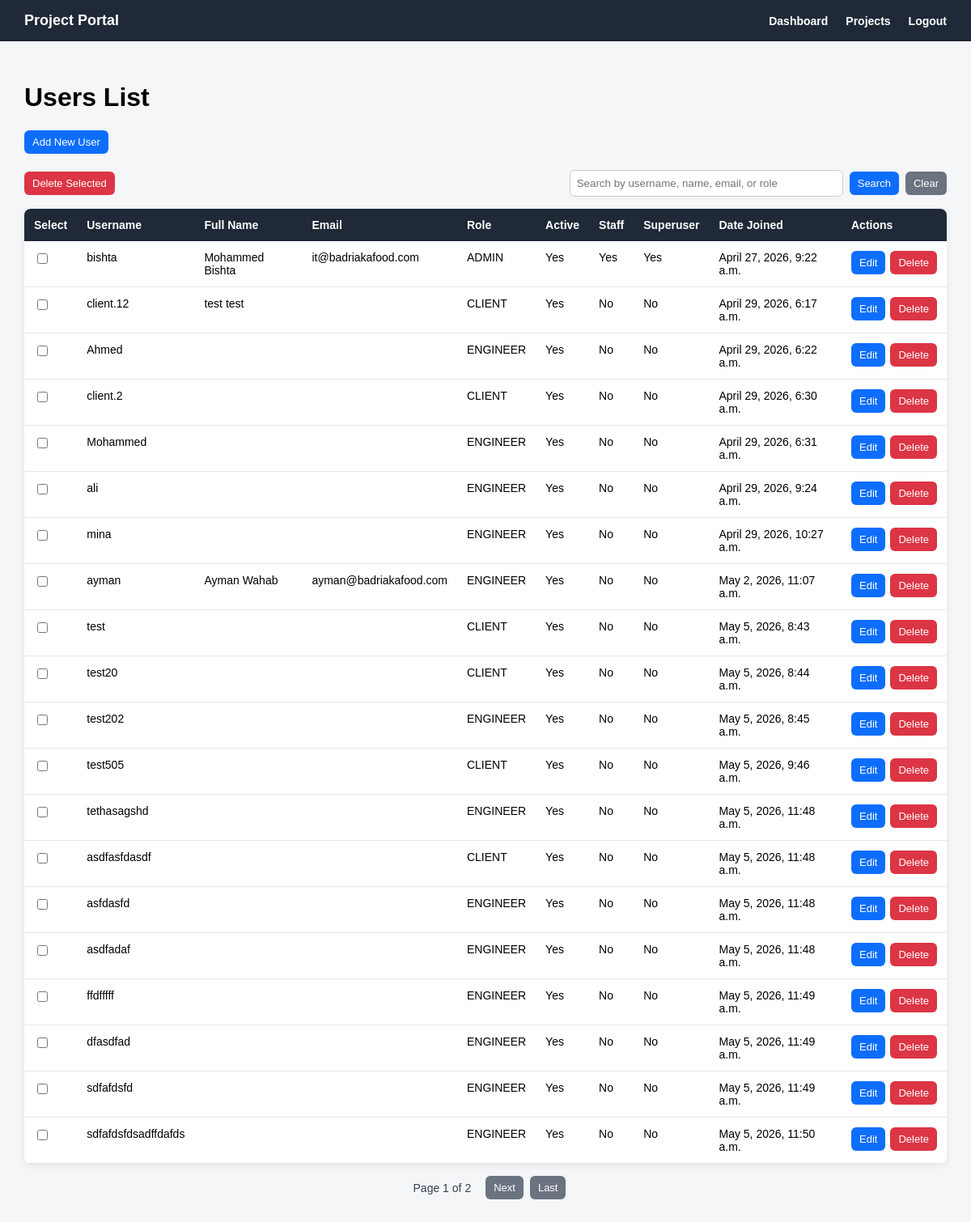
Screenshot of /accounts/users/ (signed in) with the database file from the repository.
### accounts/models.py (models this page shows)
class User(AbstractUser):
    class Role(models.TextChoices):
        ADMIN = 'ADMIN', 'Admin'
        ENGINEER = 'ENGINEER', 'Engineer'
        CLIENT = 'CLIENT', 'Client'
    role = models.CharField(
        max_length=20,
        choices=Role.choices,
        default=Role.CLIENT
    )

### accounts/views.py (the view, shortened to what this page needs)
# urls.py: path('users/', user_list_view, name='user_list'),
@login_required
def user_list_view(request):
    if request.user.role != 'ADMIN':
        return redirect('accounts:dashboard')
    users = User.objects.all()
    search_query = request.GET.get('q')
    paginator = Paginator(users, 20)
    page_number = request.GET.get('page')
    page_obj = paginator.get_page(page_number)
    return render(request, 'accounts/user_list.html', {
        'users': page_obj,
        'page_obj': page_obj,
        'search_query': search_query,
    })

### templates/accounts/user_list.html (shortened to what this page needs)
{% extends 'base.html' %}
{% block content %}
<div class="page-header">
    <h1>Users List</h1>
    <a href="{% url 'accounts:user_add' %}" class="btn btn-primary">
        Add New User
    </a>
</div>
{% if users %}
    <div class="top-actions-row">
        <button type="submit" form="bulkDeleteUsersForm" class="btn btn-danger">
            Delete Selected
        </button>
        <div class="search-box">
            <input type="text"
                   id="userSearchInput"
                   value="{{ search_query|default:'' }}"
                   placeholder="Search by username, name, email, or role"
                   onkeydown="if(event.key === 'Enter'){ event.preventDefault(); searchUsers(); }">
            <button type="button" class="btn btn-primary" onclick="searchUsers()">
                Search
            </button>
            <a href="{% url 'accounts:user_list' %}" class="btn btn-secondary">
                Clear
            </a>
        </div>
    </div>
    <table class="users-table">
        <tr>
            <th>Select</th>
            <th>Username</th>
            <th>Full Name</th>
            <th>Email</th>
            <th>Role</th>
            <th>Active</th>
            <th>Staff</th>
            <th>Superuser</th>
            <th>Date Joined</th>
            <th>Actions</th>
        </tr>
        {% for user_item in users %}
            <tr>
                <td>
                    <input type="checkbox"
                           name="selected_users"
                           value="{{ user_item.pk }}"
                           form="bulkDeleteUsersForm">
                </td>
                <td>{{ user_item.username }}</td>
                <td>{{ user_item.first_name }} {{ user_item.last_name }}</td>
                <td>{{ user_item.email }}</td>
                <td>{{ user_item.role }}</td>
                <td>
                    {% if user_item.is_active %}
                        Yes
                    {% else %}
                        No
                    {% endif %}
                </td>
                <td>
                    {% if user_item.is_staff %}
                        Yes
                    {% else %}
                        No
                    {% endif %}
                </td>
                <td>
                    {% if user_item.is_superuser %}
                        Yes
                    {% else %}
                        No
                    {% endif %}
                </td>
                <td>{{ user_item.date_joined }}</td>
                <td>
                    <div class="table-actions">
                        <a href="{% url 'accounts:user_edit' user_item.pk %}" class="btn btn-primary">
                            Edit
                        </a>
                        <form method="post"
                              action="{% url 'accounts:user_delete' user_item.pk %}"
                              style="margin: 0;"
                              onsubmit="return confirm('Are you sure you want to delete this user?');">
                            <button type="submit" class="btn btn-danger">
                                Delete
                            </button>
                        </form>
                    </div>
                </td>
            </tr>
        {% endfor %}
    </table>
    {% if page_obj.has_other_pages %}
        <div class="pagination">
            <span>
                Page {{ page_obj.number }} of {{ page_obj.paginator.num_pages }}
            </span>
            {% if page_obj.has_next %}
                <a class="btn btn-secondary"
                   href="?page={{ page_obj.next_page_number }}{% if search_query %}&q={{ search_query }}{% endif %}">
                    Next
                </a>
                <a class="btn btn-secondary"
                   href="?page={{ page_obj.paginator.num_pages }}{% if search_query %}&q={{ search_query }}{% endif %}">
                    Last
                </a>
            {% endif %}
        </div>
    {% endif %}
{% endif %}
{% endblock %}

### templates/base.html (style rules this page uses)
body { margin: 0; font-family: Arial, sans-serif; background: #f4f6f8; }

### templates/accounts/user_list.html (style rules this page uses)
.page-header { margin-bottom: 20px; }
.users-table { width: 100%; border-collapse: collapse; background: white; border-radius: 8px; overflow: hidden; box-shadow: 0 2px 8px rgba(0, 0, 0, 0.08); }
.users-table th { background: #1f2937; color: white; text-align: left; padding: 12px; font-size: 14px; }
.users-table td { padding: 12px; border-bottom: 1px solid #e5e7eb; vertical-align: top; font-size: 14px; }
.btn { display: inline-block; border: none; padding: 7px 10px; border-radius: 6px; cursor: pointer; text-decoration: none; font-size: 13px; }
.btn-primary { background: #0d6efd; color: white !important; }
.btn-danger { background: #dc3545; color: white !important; }
.btn-secondary { background: #6b7280; color: white !important; }
.table-actions { display: flex; gap: 6px; align-items: center; }
.top-actions-row { display: flex; justify-content: space-between; align-items: center; margin-bottom: 15px; gap: 15px; }
.search-box { display: flex; gap: 8px; align-items: center; }
.search-box input { padding: 8px; width: 320px; border: 1px solid #ccc; border-radius: 6px; }
.pagination { margin-top: 15px; display: flex; justify-content: center; align-items: center; gap: 8px; flex-wrap: wrap; }
.pagination span { font-size: 14px; color: #374151; padding: 7px 10px; }

### rows the page displays
User: username "bishta", first_name "Mohammed", last_name "Bishta", email "it@badriakafood.com", role "ADMIN", is_active "Yes", is_staff "Yes", is_superuser "Yes", date_joined "April 27, 2026, 9:22 a.m."
User: username "client.12", first_name "test", last_name "test", role "CLIENT", is_active "Yes", is_staff "No", is_superuser "No", date_joined "April 29, 2026, 6:17 a.m."
User: username "Ahmed", role "ENGINEER", is_active "Yes", is_staff "No", is_superuser "No", date_joined "April 29, 2026, 6:22 a.m."
User: username "client.2", role "CLIENT", is_active "Yes", is_staff "No", is_superuser "No", date_joined "April 29, 2026, 6:30 a.m."
User: username "Mohammed", role "ENGINEER", is_active "Yes", is_staff "No", is_superuser "No", date_joined "April 29, 2026, 6:31 a.m."
User: username "ali", role "ENGINEER", is_active "Yes", is_staff "No", is_superuser "No", date_joined "April 29, 2026, 9:24 a.m."
User: username "mina", role "ENGINEER", is_active "Yes", is_staff "No", is_superuser "No", date_joined "April 29, 2026, 10:27 a.m."
User: username "ayman", first_name "Ayman", last_name "Wahab", email "ayman@badriakafood.com", role "ENGINEER", is_active "Yes", is_staff "No", is_superuser "No", date_joined "May 2, 2026, 11:07 a.m."
User: username "test", role "CLIENT", is_active "Yes", is_staff "No", is_superuser "No", date_joined "May 5, 2026, 8:43 a.m."
User: username "test20", role "CLIENT", is_active "Yes", is_staff "No", is_superuser "No", date_joined "May 5, 2026, 8:44 a.m."
User: username "test202", role "ENGINEER", is_active "Yes", is_staff "No", is_superuser "No", date_joined "May 5, 2026, 8:45 a.m."
User: username "test505", role "CLIENT", is_active "Yes", is_staff "No", is_superuser "No", date_joined "May 5, 2026, 9:46 a.m."
User: username "tethasagshd", role "ENGINEER", is_active "Yes", is_staff "No", is_superuser "No", date_joined "May 5, 2026, 11:48 a.m."
User: username "asdfasfdasdf", role "CLIENT", is_active "Yes", is_staff "No", is_superuser "No", date_joined "May 5, 2026, 11:48 a.m."
User: username "asfdasfd", role "ENGINEER", is_active "Yes", is_staff "No", is_superuser "No", date_joined "May 5, 2026, 11:48 a.m."
User: username "asdfadaf", role "ENGINEER", is_active "Yes", is_staff "No", is_superuser "No", date_joined "May 5, 2026, 11:48 a.m."
User: username "ffdfffff", role "ENGINEER", is_active "Yes", is_staff "No", is_superuser "No", date_joined "May 5, 2026, 11:49 a.m."
User: username "dfasdfad", role "ENGINEER", is_active "Yes", is_staff "No", is_superuser "No", date_joined "May 5, 2026, 11:49 a.m."
User: username "sdfafdsfd", role "ENGINEER", is_active "Yes", is_staff "No", is_superuser "No", date_joined "May 5, 2026, 11:49 a.m."
User: username "sdfafdsfdsadffdafds", role "ENGINEER", is_active "Yes", is_staff "No", is_superuser "No", date_joined "May 5, 2026, 11:50 a.m."

### other values shown
{{ page_obj.number }} "1"
{{ page_obj.paginator.num_pages }} "2"
